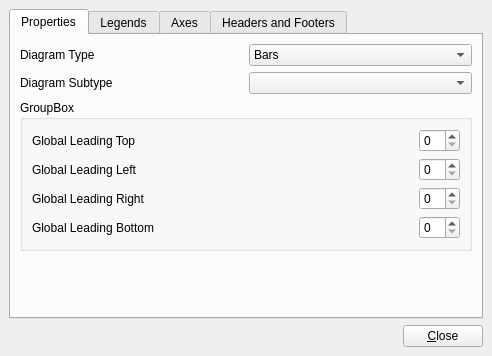
<ui version="4.0" >
 <class>KDChartWidgetProperties</class>
 <widget class="QWidget" name="KDChartWidgetProperties" >
  <property name="geometry" >
   <rect>
    <x>0</x>
    <y>0</y>
    <width>492</width>
    <height>356</height>
   </rect>
  </property>
  <property name="windowTitle" >
   <string>Chart Properties</string>
  </property>
  <layout class="QGridLayout" >
   <property name="margin" >
    <number>9</number>
   </property>
   <property name="spacing" >
    <number>6</number>
   </property>
   <item row="0" column="0" >
    <widget class="QTabWidget" name="tabWidget" >
     <property name="currentIndex" >
      <number>0</number>
     </property>
     <widget class="QWidget" name="mPropertiesTab" >
      <attribute name="title" >
       <string>Properties</string>
      </attribute>
      <layout class="QVBoxLayout" >
       <property name="margin" >
        <number>9</number>
       </property>
       <property name="spacing" >
        <number>6</number>
       </property>
       <item>
        <layout class="QHBoxLayout" >
         <property name="margin" >
          <number>0</number>
         </property>
         <property name="spacing" >
          <number>6</number>
         </property>
         <item>
          <widget class="QLabel" name="mTypeLabel" >
           <property name="text" >
            <string>Diagram Type</string>
           </property>
           <property name="buddy" >
            <cstring>mTypeCombo</cstring>
           </property>
          </widget>
         </item>
         <item>
          <widget class="QComboBox" name="mTypeCombo" >
           <item>
            <property name="text" >
             <string>Bars</string>
            </property>
           </item>
           <item>
            <property name="text" >
             <string>Lines</string>
            </property>
           </item>
           <item>
            <property name="text" >
             <string>Pie</string>
            </property>
           </item>
           <item>
            <property name="text" >
             <string>Ring</string>
            </property>
           </item>
           <item>
            <property name="text" >
             <string>Polar</string>
            </property>
           </item>
          </widget>
         </item>
        </layout>
       </item>
       <item>
        <layout class="QHBoxLayout" >
         <property name="margin" >
          <number>0</number>
         </property>
         <property name="spacing" >
          <number>6</number>
         </property>
         <item>
          <widget class="QLabel" name="mSubTypeLabel" >
           <property name="text" >
            <string>Diagram Subtype</string>
           </property>
           <property name="buddy" >
            <cstring>mSubTypeCombo</cstring>
           </property>
          </widget>
         </item>
         <item>
          <widget class="QComboBox" name="mSubTypeCombo" />
         </item>
        </layout>
       </item>
       <item>
        <widget class="QGroupBox" name="groupBox" >
         <property name="title" >
          <string>GroupBox</string>
         </property>
         <layout class="QGridLayout" >
          <property name="margin" >
           <number>9</number>
          </property>
          <property name="spacing" >
           <number>6</number>
          </property>
          <item row="1" column="3" >
           <widget class="QSpinBox" name="mGlobalLeadingLeftSB" />
          </item>
          <item row="2" column="0" >
           <widget class="QLabel" name="label_7" >
            <property name="text" >
             <string>Global Leading Right</string>
            </property>
           </widget>
          </item>
          <item row="2" column="3" >
           <widget class="QSpinBox" name="mGlobalLeadingRightSB" />
          </item>
          <item row="1" column="1" colspan="2" >
           <spacer>
            <property name="orientation" >
             <enum>Qt::Horizontal</enum>
            </property>
            <property name="sizeHint" >
             <size>
              <width>40</width>
              <height>20</height>
             </size>
            </property>
           </spacer>
          </item>
          <item row="0" column="2" >
           <spacer>
            <property name="orientation" >
             <enum>Qt::Horizontal</enum>
            </property>
            <property name="sizeHint" >
             <size>
              <width>40</width>
              <height>20</height>
             </size>
            </property>
           </spacer>
          </item>
          <item row="3" column="3" >
           <widget class="QSpinBox" name="mGlobalLeadingBottomSB" />
          </item>
          <item row="0" column="0" >
           <widget class="QLabel" name="label_5" >
            <property name="text" >
             <string>Global Leading Top</string>
            </property>
           </widget>
          </item>
          <item row="0" column="3" >
           <widget class="QSpinBox" name="mGlobalLeadingTopSB" />
          </item>
          <item row="3" column="2" >
           <spacer>
            <property name="orientation" >
             <enum>Qt::Horizontal</enum>
            </property>
            <property name="sizeHint" >
             <size>
              <width>40</width>
              <height>20</height>
             </size>
            </property>
           </spacer>
          </item>
          <item row="2" column="2" >
           <spacer>
            <property name="orientation" >
             <enum>Qt::Horizontal</enum>
            </property>
            <property name="sizeHint" >
             <size>
              <width>40</width>
              <height>20</height>
             </size>
            </property>
           </spacer>
          </item>
          <item row="3" column="0" colspan="2" >
           <widget class="QLabel" name="label_6" >
            <property name="text" >
             <string>Global Leading Bottom</string>
            </property>
           </widget>
          </item>
          <item row="1" column="0" >
           <widget class="QLabel" name="label_8" >
            <property name="text" >
             <string>Global Leading Left</string>
            </property>
           </widget>
          </item>
         </layout>
        </widget>
       </item>
       <item>
        <spacer>
         <property name="orientation" >
          <enum>Qt::Vertical</enum>
         </property>
         <property name="sizeHint" >
          <size>
           <width>20</width>
           <height>40</height>
          </size>
         </property>
        </spacer>
       </item>
      </layout>
     </widget>
     <widget class="QWidget" name="mLegendsTab" >
      <attribute name="title" >
       <string>Legends</string>
      </attribute>
      <layout class="QHBoxLayout" >
       <property name="margin" >
        <number>9</number>
       </property>
       <property name="spacing" >
        <number>6</number>
       </property>
       <item>
        <layout class="QGridLayout" >
         <property name="margin" >
          <number>0</number>
         </property>
         <property name="spacing" >
          <number>6</number>
         </property>
         <item row="1" column="0" >
          <widget class="QPushButton" name="mAddLegendBtn" >
           <property name="text" >
            <string>Add Legend</string>
           </property>
          </widget>
         </item>
         <item row="1" column="1" >
          <widget class="QPushButton" name="mRemoveLegendBtn" >
           <property name="text" >
            <string>Remove Legend</string>
           </property>
          </widget>
         </item>
         <item row="0" column="0" colspan="2" >
          <widget class="QListWidget" name="mLegendsList" />
         </item>
        </layout>
       </item>
       <item>
        <layout class="QVBoxLayout" >
         <property name="margin" >
          <number>0</number>
         </property>
         <property name="spacing" >
          <number>6</number>
         </property>
         <item>
          <widget class="QGroupBox" name="mLegendDetailsGroup" >
           <property name="title" >
            <string>Legend Details</string>
           </property>
          </widget>
         </item>
         <item>
          <spacer>
           <property name="orientation" >
            <enum>Qt::Vertical</enum>
           </property>
           <property name="sizeHint" >
            <size>
             <width>20</width>
             <height>40</height>
            </size>
           </property>
          </spacer>
         </item>
        </layout>
       </item>
      </layout>
     </widget>
     <widget class="QWidget" name="mAxesTab" >
      <attribute name="title" >
       <string>Axes</string>
      </attribute>
      <layout class="QHBoxLayout" >
       <property name="margin" >
        <number>9</number>
       </property>
       <property name="spacing" >
        <number>6</number>
       </property>
       <item>
        <layout class="QGridLayout" >
         <property name="margin" >
          <number>0</number>
         </property>
         <property name="spacing" >
          <number>6</number>
         </property>
         <item row="1" column="0" >
          <widget class="QPushButton" name="mAddAxisBtn" >
           <property name="text" >
            <string>Add Axis</string>
           </property>
          </widget>
         </item>
         <item row="1" column="1" >
          <widget class="QPushButton" name="mRemoveAxisBtn" >
           <property name="text" >
            <string>Remove Axis</string>
           </property>
          </widget>
         </item>
         <item row="0" column="0" colspan="2" >
          <widget class="QListWidget" name="mAxesList" />
         </item>
        </layout>
       </item>
       <item>
        <layout class="QVBoxLayout" >
         <property name="margin" >
          <number>0</number>
         </property>
         <property name="spacing" >
          <number>6</number>
         </property>
         <item>
          <widget class="QGroupBox" name="mAxisDetailsGroup" >
           <property name="title" >
            <string>Axis Details</string>
           </property>
          </widget>
         </item>
         <item>
          <spacer>
           <property name="orientation" >
            <enum>Qt::Vertical</enum>
           </property>
           <property name="sizeHint" >
            <size>
             <width>20</width>
             <height>40</height>
            </size>
           </property>
          </spacer>
         </item>
        </layout>
       </item>
      </layout>
     </widget>
     <widget class="QWidget" name="mHeadersAndFootersTab" >
      <attribute name="title" >
       <string>Headers and Footers</string>
      </attribute>
      <layout class="QHBoxLayout" >
       <property name="margin" >
        <number>9</number>
       </property>
       <property name="spacing" >
        <number>6</number>
       </property>
       <item>
        <layout class="QGridLayout" >
         <property name="margin" >
          <number>0</number>
         </property>
         <property name="spacing" >
          <number>6</number>
         </property>
         <item row="1" column="0" >
          <widget class="QPushButton" name="mAddHeaderFooterBtn" >
           <property name="text" >
            <string>Add Header/Footer</string>
           </property>
          </widget>
         </item>
         <item row="1" column="1" >
          <widget class="QPushButton" name="mRemoveHeaderFooterBtn" >
           <property name="text" >
            <string>Remove Header/Footer</string>
           </property>
          </widget>
         </item>
         <item row="0" column="0" colspan="2" >
          <widget class="QListWidget" name="mHeaderFootersList" />
         </item>
        </layout>
       </item>
       <item>
        <layout class="QVBoxLayout" >
         <property name="margin" >
          <number>0</number>
         </property>
         <property name="spacing" >
          <number>6</number>
         </property>
         <item>
          <widget class="QGroupBox" name="mHeaderFooterDetailsGroup" >
           <property name="title" >
            <string>Header/Footer Details</string>
           </property>
          </widget>
         </item>
         <item>
          <spacer>
           <property name="orientation" >
            <enum>Qt::Vertical</enum>
           </property>
           <property name="sizeHint" >
            <size>
             <width>20</width>
             <height>40</height>
            </size>
           </property>
          </spacer>
         </item>
        </layout>
       </item>
      </layout>
     </widget>
    </widget>
   </item>
   <item row="1" column="0" >
    <layout class="QHBoxLayout" >
     <property name="margin" >
      <number>0</number>
     </property>
     <property name="spacing" >
      <number>6</number>
     </property>
     <item>
      <spacer>
       <property name="orientation" >
        <enum>Qt::Horizontal</enum>
       </property>
       <property name="sizeHint" >
        <size>
         <width>40</width>
         <height>20</height>
        </size>
       </property>
      </spacer>
     </item>
     <item>
      <widget class="QPushButton" name="mCloseButton" >
       <property name="text" >
        <string>&amp;Close</string>
       </property>
      </widget>
     </item>
    </layout>
   </item>
  </layout>
 </widget>
 <resources/>
 <connections/>
</ui>
